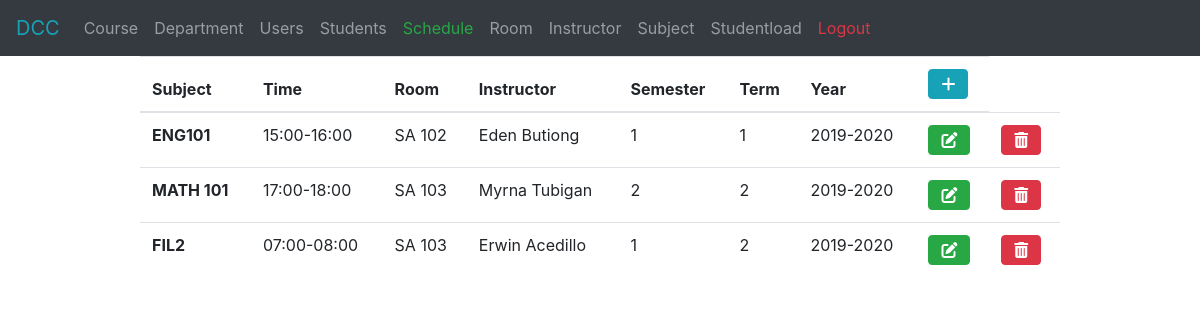
The page /pages/schedule.php (signed in) on the database its author committed.
### tables this page shows
CREATE TABLE `schedule` (
  `id` int(11) NOT NULL AUTO_INCREMENT,
  `code` varchar(45) DEFAULT NULL,
  `subject` varchar(50) DEFAULT NULL,
  `time` varchar(100) DEFAULT NULL,
  `room` varchar(50) DEFAULT NULL,
  `instructor` varchar(50) DEFAULT NULL,
  `semester` int(11) DEFAULT NULL,
  `term` int(11) DEFAULT NULL,
  `year` varchar(20) DEFAULT NULL,
  `student` int(11) DEFAULT NULL,
  PRIMARY KEY (`id`)
);

### pages/schedule.php (the view, shortened to what this page needs)
<?php
	include '../components/navigation.php';
	include '../styles.php';
	include '../db.php';
	?>
<html>
	<head>
	</head>
	<body>
		<div class="container">
			<div class="row">
				<div class="col-sm">
				</div>
				<div class="col-sm-10">
					<table class="table">
						<thead>
							<tr>
								<th scope="col">Subject</th>
								<th scope="col">Time</th>
								<th scope="col">Room</th>
								<th scope="col">Instructor</th>
								<th scope="col">Semester</th>
								<th scope="col">Term</th>
								<th scope="col">Year</th>
								<th scope="col"><button type="button" onclick="window.location.href='./add-schedule.php'" class="btn btn-info"><i class="fas fa-plus"></i></button></th>
							</tr>
						</thead>
						<tbody>
							<?php
								$sql = "select * from schedule";
								$result = $conn->query($sql);
								if ($result->num_rows > 0) {
								    while ($row = $result->fetch_assoc()) {
								        ?>
							<tr>
								<th scope="row"><?php echo $row['subject'] ?></th>
								<td><?php echo $row['time'] ?></td>
								<td><?php echo $row['room'] ?></td>
								<td><?php echo $row['instructor'] ?></td>
								<td><?php echo $row['semester'] ?></td>
								<td><?php echo $row['term'] ?></td>
								<td><?php echo $row['year'] ?></td>
								<form action="./edit-schedule.php" method="post">
									<td><button type="submit" class="btn btn-success"><i class="fas fa-edit"></i></button></td>
								</form>
								<form action="../requests/delete-schedule.php" method="post">
									<td><button type="submit" class="btn btn-danger"><i class="fas fa-trash-alt"></i></button></td>
								</form>
								<?php }
									} ?>
						</tbody>
					</table>
				</div>
				<div class="col-sm">
				</div>
			</div>
		</div>
	</body>
</html>

### rows shown on the page
schedule: subject "ENG101", time "15:00-16:00", room "SA 102", instructor "Eden Butiong", semester "1", term "1", year "2019-2020"
schedule: subject "MATH 101", time "17:00-18:00", room "SA 103", instructor "Myrna Tubigan", semester "2", term "2", year "2019-2020"
schedule: subject "FIL2", time "07:00-08:00", room "SA 103", instructor "Erwin Acedillo", semester "1", term "2", year "2019-2020"
